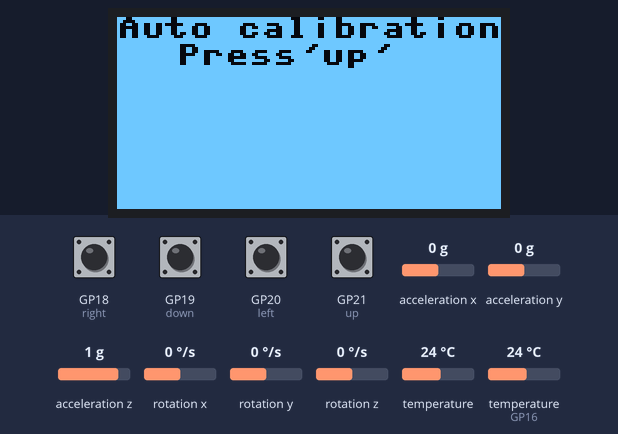
Simulated run of this program. Board: Raspberry Pi Pico running MicroPython. On the bench: 128×64 one-colour display. The inputs (shaded band) are chosen by the test bench; at power-on: GP18 (right), GP19 (down), GP20 (left), GP21 (up) HIGH, acceleration x 0 g, temperature (sensor on GP16) 24 °C, acceleration y 0 g, acceleration z 1 g, rotation x 0 °/s, rotation y 0 °/s, rotation z 0 °/s, temperature 24 °C. Library files of the repository ran but are not shown: mpu6050.py, ssd1306.py; what the program prints to the serial console is not drawn.

Above: at 5.0 s.
5.1 s: GP21 (up) pulled LOW for 1 s
At 7.9 s:
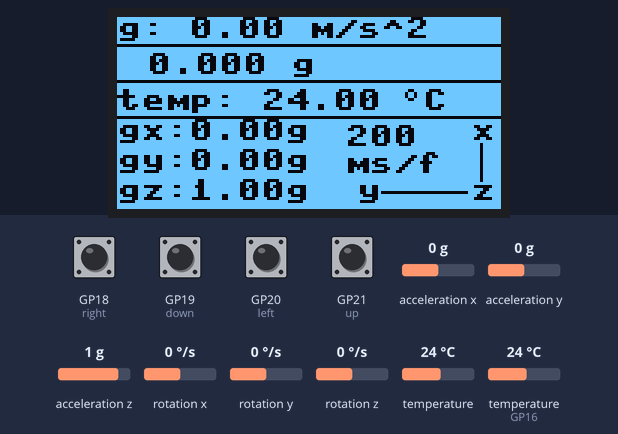
8.2 s: GP21 (up) pulled LOW for 0.15 s
At 9.5 s:
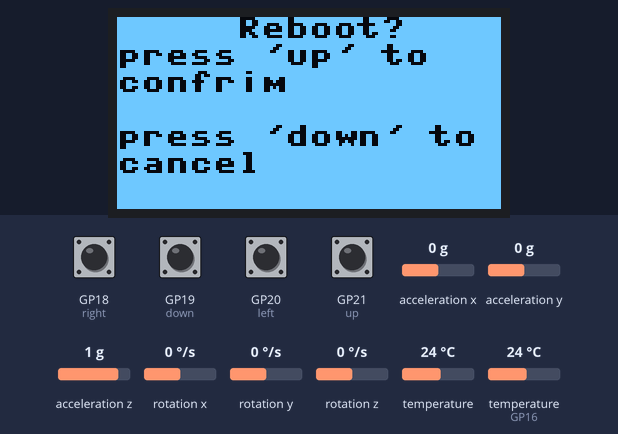
9.8 s: GP19 (down) pulled LOW for 1 s
At 11.4 s:
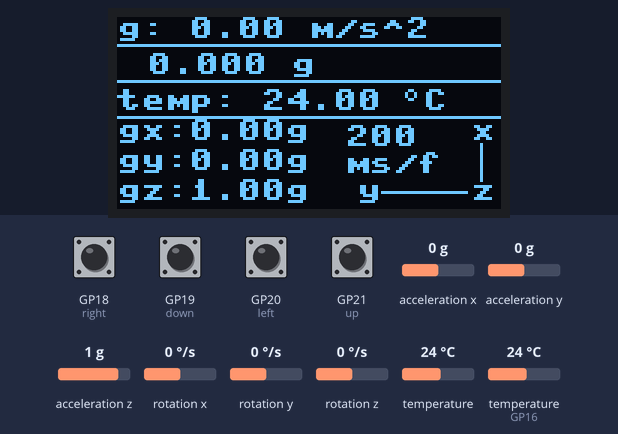
12.3 s: GP20 (left) pulled LOW for 1 s
At 14.0 s:
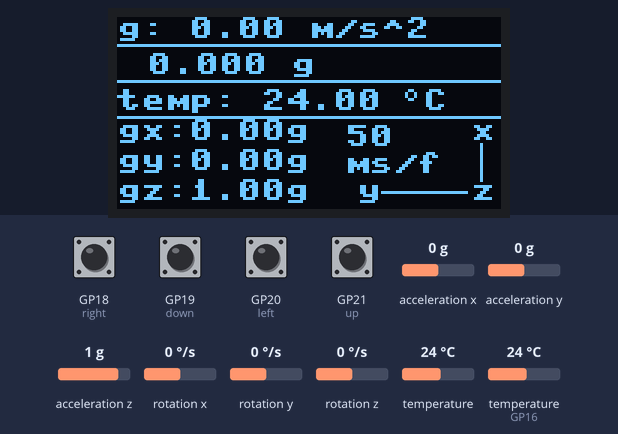
14.8 s: acceleration x set to -1.4 g
At 15.7 s:
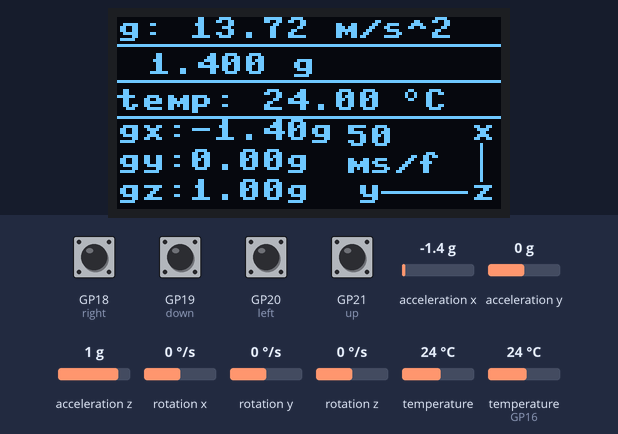
16.7 s: temperature (sensor on GP16) set to 12 °C
At 18.0 s:
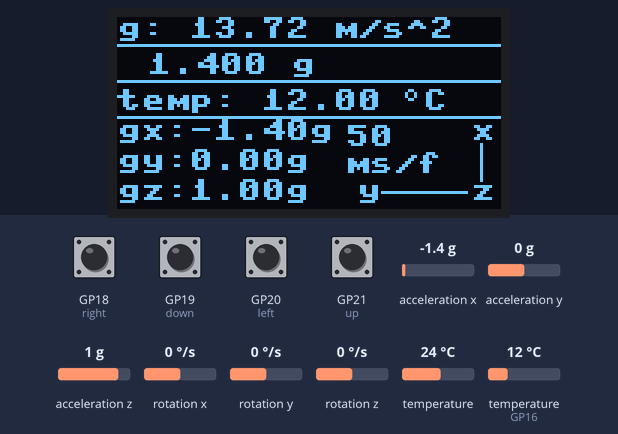
Timing chart, 0 to 19.2 s (numbered marks = the images above; inputs shaded):
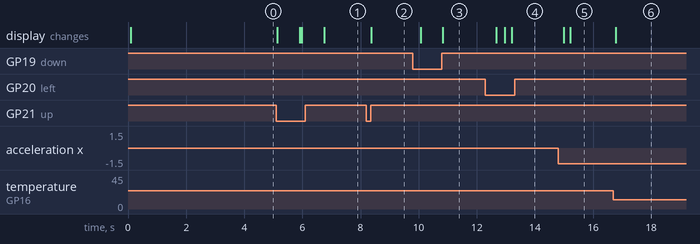

Measured:
- after the input at 5.1 s, the display: first changes at once (image 1 shows a later state)
- after the input at 8.2 s, the display: changes after 0.16 s (image 2)
- after the input at 9.8 s, the display: first changes after 0.28 s (image 3 shows a later state)
- after the input at 12.3 s, the display: first changes after 0.37 s (image 4 shows a later state)
- after the input at 14.8 s, the display: first changes after 0.20 s (image 5 shows a later state)
- after the input at 16.7 s, the display: changes after 0.08 s (image 6)

The program:

main.py
```python
#!/usr/bin/python3
from machine import Pin
import utime
import math
import mpu6050
import machine
import onewire
import ds18x20
import time
import uos
from machine import I2C,Pin
from ssd1306 import SSD1306_I2C
i2c=I2C(0,sda=Pin(0),scl=Pin(1),freq=400000)
oled=SSD1306_I2C(128,64,i2c)
background=1
text=0
freq=100
gxoffset = -0.05962
gyoffset = 0.00475
gzoffset = 0.06684
mode_selector=0
print()
ds_pin = machine.Pin(16)
ds_sensor = ds18x20.DS18X20(onewire.OneWire(ds_pin))
roms = ds_sensor.scan()
mpu = mpu6050.MPU6050()
mpu.setSampleRate(200)
mpu.setGResolution(2)
#button=Pin(Btn_Pin,Pin.IN,Pin.PULL_UP)
up=Pin(21,Pin.IN,Pin.PULL_UP)
down=Pin(19,Pin.IN,Pin.PULL_UP)
right=Pin(18,Pin.IN,Pin.PULL_UP)
left=Pin(20,Pin.IN,Pin.PULL_UP)
def calibration_loop(sum):
    gx=0
    gy=0
    gz=0
    oled.fill(background)
    oled.text("please wait",20,0,text)
    oled.text("1 minute",30,9,text)
    oled.show()
    i=1
    while i<=sum:
        oled.fill(background)
        oled.text("please wait",20,0,text)
        g=mpu.readData()
        time_left = (sum-i)/10
        gx+=g.Gx
        gy+=g.Gy
        gz+=g.Gz
        oled.text(f"{time_left} s",30,9,text)
        oled.text(f"gx: {gx/i:.3f}",0,18,text)
        oled.text(f"gy: {gy/i:.3f}",0,27,text)
        oled.text(f"gz: {gz/i:.3f}",0,36,text)
        oled.show()
        utime.sleep_ms(100)
        i+=1
    gx=gx/sum
    gz=gz/sum
    gy=gy/sum
    return -gx,-gy,-gz+1
def init():
    global text,background,gxoffset,gyoffset,gzoffset
    oled.fill(background)
    oled.text("Auto calibration",0,0,text)
    oled.text("Press'up'",20,9,text)
    oled.show()
    while up.value()!=0:
        utime.sleep_ms(10)
    oled.fill(background)
    oled.text("Now choose mode",0,0,text)
    oled.show()
    utime.sleep_ms(750)
    oled.fill(background)
    oled.text("left:fast_mode",0,0,text)
    oled.text("down:medium_mode",0,9,text)
    oled.text("right:slow_mode",0,18,text)
    oled.text("up:use older",0,27,text)
    oled.text("data",0,36,text)
    oled.show()
    sum=0
    sign=0
    while sign!=1:
        utime.sleep_ms(20)
        if up.value()==0:
            sign=1
            with open('data.txt','r') as file:
                gxoffset = float(file.readline().strip())
                gyoffset = float(file.readline().strip())
                gzoffset = float(file.readline().strip())
        if left.value()==0:
            sign=1
            sum=100
            gxoffset,gyoffset,gzoffset=calibration_loop(sum)
            with open('data.txt','w') as file:
                file.write(str(gxoffset) + '\n')
                file.write(str(gyoffset) + '\n')
                file.write(str(gzoffset) + '\n')
        if down.value()==0:
            sign=1
            sum=300
            gxoffset,gyoffset,gzoffset=calibration_loop(sum)
            with open('data.txt','w') as file:
                file.write(str(gxoffset) + '\n')
                file.write(str(gyoffset) + '\n')
                file.write(str(gzoffset) + '\n')
        if right.value()==0:
            sign=1
            sum=600
            gxoffset,gyoffset,gzoffset=calibration_loop(sum)
            with open('data.txt','w') as file:
                file.write(str(gxoffset) + '\n')
                file.write(str(gyoffset) + '\n')
                file.write(str(gzoffset) + '\n')
def watch_dog():
    global mode_selector
    if down.value()==0:
        if mode_selector==0:
            mode_selector=1
        elif mode_selector==1:
            mode_selector=0
        mode_switcher()
    elif up.value()==0:
        oled.fill(background)
        oled.text("Reboot?",40,0,text)
        oled.text("press 'up' to",0,9,text)
        oled.text("confrim",0,18,text)
        oled.text("press 'down' to",0,36,text)
        oled.text("cancel",0,45,text)
        oled.show()
        utime.sleep_ms(500)
        sign=0
        while sign==0:
            utime.sleep_ms(20)
            if up.value()==0:
                machine.reset()
            elif down.value()==0:
                sign=1
def mode_switcher():
    global text,background
    if mode_selector==0:
        text=1
        background=0
    elif mode_selector==1:
        text=0
        background=1
def freq_switcher():
    global freq
    if left.value()==0:
        if (freq-25)>=25:
            freq-=25
    if right.value()==0:
        freq+=25
    print("freq:",freq*2)
def averageMPU(count, timing_ms):
    global gxoffset,gyoffset,gzoffset
    gx = 0
    gy = 0
    gz = 0
    for i in range(count):
        g = mpu.readData()
        gx += g.Gx + gxoffset
        gy += g.Gy + gyoffset
        gz += g.Gz + gzoffset
        utime.sleep_ms(timing_ms)
    return gx / count, gy / count, gz / count
#def loop():
#    while True:
#        g = mpu.readData()
#        print('加速度X：{0:0.2f} g'.format(g.Gx-0.04))
#        print('加速度Y：{0:0.2f} g'.format(g.Gy))
#        print('加速度Z：{0:0.2f} g'.format(g.Gz+0.05))
#        utime.sleep_ms(1000)
def g_sensor():
    gx, gy, gz = averageMPU(50, 2)
    gx = 9.8 * gx
    gy = 9.8 * gy
    gz = 9.8 * gz -9.8
    a = math.sqrt(gx**2 + gy**2 + gz**2)
    return a , gx/9.8 , gy/9.8 , gz/9.8
def get_temp():
    ds_sensor.convert_temp()
    time.sleep_ms(freq)
    temps = []
    for rom in roms:
        temps.append(ds_sensor.read_temp(rom))
    return temps[0] if temps else None
def main_loop():
    while True:
        watch_dog()
        freq_switcher()
        a , gx , gy , gz = g_sensor()
        gz+=1
        temp_now = get_temp()
        g = a/9.8
        print(f"g: {a:.2f} m/s^2 ( {g:.2f} g )  temp: {temp_now} °C")
        #oled.fill(1)
        #oled.show()
        oled.fill(background)
        oled.text(f"g: {a:.2f} m/s^2",0,0,text)
        oled.line(0,9,128,9,text)
        oled.text(f"{g:.3f} g",10,12,text)
        oled.line(0,21,128,21,text)
        oled.text(f"temp: {temp_now:.2f}",0,24,text)
        oled.text(f" C",94,24,text)
        oled.pixel(96,25,text)
        oled.pixel(96,26,text)
        oled.pixel(97,24,text)
        oled.pixel(98,24,text)
        oled.pixel(99,25,text)
        oled.pixel(99,26,text)
        oled.pixel(97,27,text)
        oled.pixel(98,27,text)
        oled.line(0,33,128,33,text)
        oled.text(f"gx:{gx:.2f}g",0,34,text)
        oled.text(f"gy:{gy:.2f}g",0,44,text)
        oled.text(f"gz:{gz:.2f}g",0,54,text)
        oled.text("y",80,54,text)
        oled.line(88,58,116,58,text)
        oled.text("z",118,54,text)
        oled.line(121,42,121,54,text)
        oled.text("x",118,34,text)
        oled.text(f"{freq*2}",76,36,text)
        oled.text("ms/f",76,45,text)
        oled.show()
        utime.sleep_ms(freq)

if __name__ == '__main__':
    init()
    oled.fill(1)
    oled.show()
    oled.fill(0)
    oled.show()
    utime.sleep_ms(500)
    main_loop()
```
